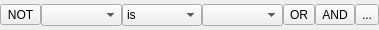
<?xml version="1.0" encoding="UTF-8"?>
<ui version="4.0">
 <class>TagSelectorWidget</class>
 <widget class="QWidget" name="TagSelectorWidget">
  <property name="geometry">
   <rect>
    <x>0</x>
    <y>0</y>
    <width>379</width>
    <height>30</height>
   </rect>
  </property>
  <property name="windowTitle">
   <string>Form</string>
  </property>
  <layout class="QVBoxLayout" name="verticalLayout">
   <property name="margin">
    <number>0</number>
   </property>
   <item>
    <layout class="QGridLayout">
     <property name="spacing">
      <number>0</number>
     </property>
     <item row="0" column="1">
      <widget class="QComboBox" name="cbKey"/>
     </item>
     <item row="0" column="3">
      <widget class="QComboBox" name="cbValue"/>
     </item>
     <item row="0" column="4">
      <widget class="QToolButton" name="btOr">
       <property name="text">
        <string>OR</string>
       </property>
       <property name="checkable">
        <bool>true</bool>
       </property>
      </widget>
     </item>
     <item row="0" column="5">
      <widget class="QToolButton" name="btAnd">
       <property name="text">
        <string>AND</string>
       </property>
       <property name="checkable">
        <bool>true</bool>
       </property>
      </widget>
     </item>
     <item row="0" column="0">
      <widget class="QToolButton" name="btNot">
       <property name="text">
        <string>NOT</string>
       </property>
       <property name="checkable">
        <bool>true</bool>
       </property>
      </widget>
     </item>
     <item row="0" column="6">
      <widget class="QToolButton" name="btDel">
       <property name="text">
        <string>...</string>
       </property>
       <property name="icon">
        <iconset resource="../../Icons/AllIcons.qrc">
         <normaloff>:/Icons/actions/edit_delete.png</normaloff>:/Icons/actions/edit_delete.png</iconset>
       </property>
      </widget>
     </item>
     <item row="0" column="2">
      <widget class="QComboBox" name="comboBox">
       <item>
        <property name="text">
         <string>is</string>
        </property>
       </item>
       <item>
        <property name="text">
         <string>isoneof</string>
        </property>
       </item>
      </widget>
     </item>
    </layout>
   </item>
  </layout>
 </widget>
 <resources>
  <include location="../../Icons/AllIcons.qrc"/>
 </resources>
 <connections>
  <connection>
   <sender>btDel</sender>
   <signal>clicked()</signal>
   <receiver>TagSelectorWidget</receiver>
   <slot>close()</slot>
   <hints>
    <hint type="sourcelabel">
     <x>366</x>
     <y>14</y>
    </hint>
    <hint type="destinationlabel">
     <x>189</x>
     <y>14</y>
    </hint>
   </hints>
  </connection>
 </connections>
 <slots>
  <signal>removed()</signal>
  <signal>and()</signal>
  <signal>or()</signal>
  <signal>not()</signal>
 </slots>
</ui>
